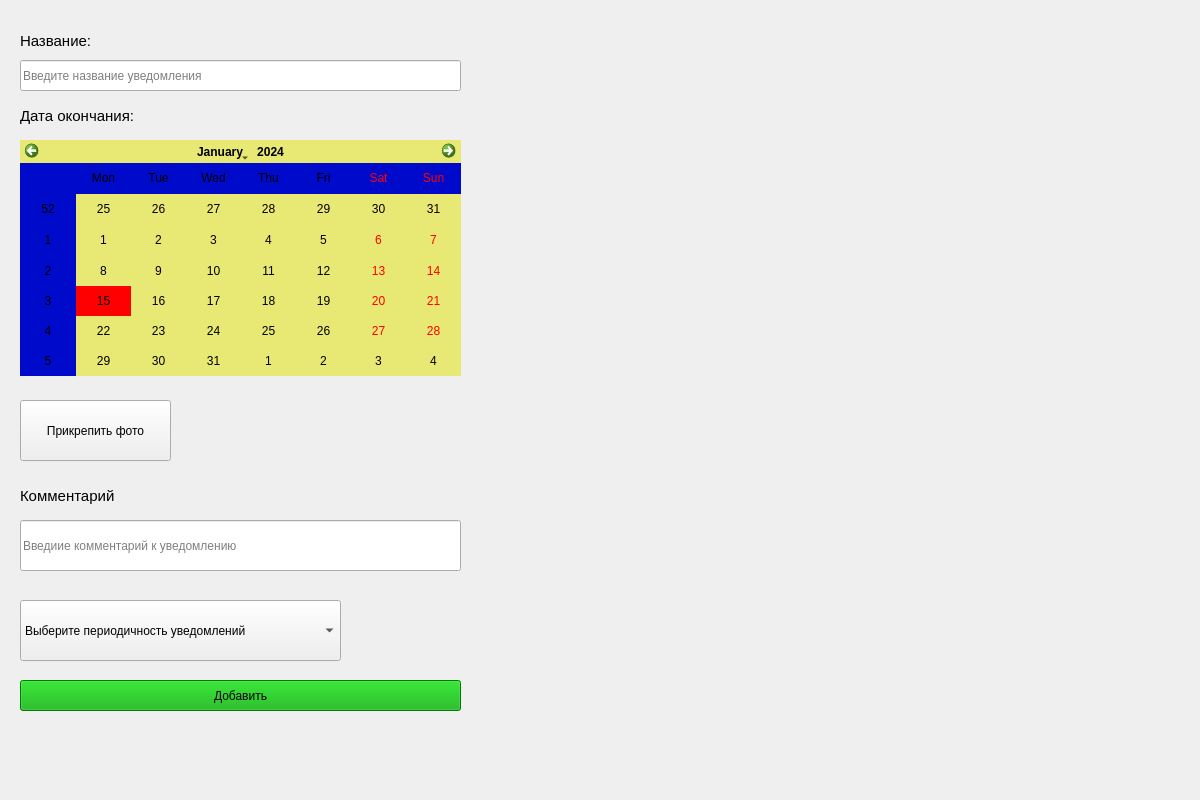
<?xml version="1.0" encoding="UTF-8"?>
<ui version="4.0">
 <class>WindowAdd</class>
 <widget class="QWidget" name="WindowAdd">
  <property name="geometry">
   <rect>
    <x>0</x>
    <y>0</y>
    <width>1200</width>
    <height>800</height>
   </rect>
  </property>
  <property name="windowTitle">
   <string>Добавление</string>
  </property>
  <widget class="QPushButton" name="PhotoAdd">
   <property name="geometry">
    <rect>
     <x>20</x>
     <y>400</y>
     <width>151</width>
     <height>61</height>
    </rect>
   </property>
   <property name="text">
    <string>Прикрепить фото</string>
   </property>
  </widget>
  <widget class="QLabel" name="labelName">
   <property name="geometry">
    <rect>
     <x>20</x>
     <y>20</y>
     <width>241</width>
     <height>41</height>
    </rect>
   </property>
   <property name="font">
    <font>
     <pointsize>11</pointsize>
    </font>
   </property>
   <property name="text">
    <string>Название:</string>
   </property>
  </widget>
  <widget class="QLineEdit" name="Name">
   <property name="geometry">
    <rect>
     <x>20</x>
     <y>60</y>
     <width>441</width>
     <height>31</height>
    </rect>
   </property>
   <property name="placeholderText">
    <string>Введите название уведомления</string>
   </property>
  </widget>
  <widget class="QCalendarWidget" name="calendar">
   <property name="geometry">
    <rect>
     <x>20</x>
     <y>140</y>
     <width>441</width>
     <height>236</height>
    </rect>
   </property>
   <property name="styleSheet">
    <string notr="true">alternate-background-color: rgb(0, 10, 202);
border-color: rgb(0, 0, 0);
selection-color: rgb(0, 0, 0);
background-color: rgb(232, 232, 116);
color: rgb(0, 0, 0);
selection-background-color: rgb(255, 0, 0);</string>
   </property>
  </widget>
  <widget class="QLabel" name="labelDate">
   <property name="geometry">
    <rect>
     <x>20</x>
     <y>100</y>
     <width>221</width>
     <height>31</height>
    </rect>
   </property>
   <property name="font">
    <font>
     <pointsize>11</pointsize>
    </font>
   </property>
   <property name="text">
    <string>Дата окончания:</string>
   </property>
  </widget>
  <widget class="QComboBox" name="Period">
   <property name="geometry">
    <rect>
     <x>20</x>
     <y>600</y>
     <width>321</width>
     <height>61</height>
    </rect>
   </property>
   <item>
    <property name="text">
     <string>Выберите периодичность уведомлений</string>
    </property>
   </item>
   <item>
    <property name="text">
     <string>Слабая</string>
    </property>
   </item>
   <item>
    <property name="text">
     <string>Средняя</string>
    </property>
   </item>
   <item>
    <property name="text">
     <string>Сильная</string>
    </property>
   </item>
   <item>
    <property name="text">
     <string/>
    </property>
   </item>
  </widget>
  <widget class="QLineEdit" name="Comment">
   <property name="geometry">
    <rect>
     <x>20</x>
     <y>520</y>
     <width>441</width>
     <height>51</height>
    </rect>
   </property>
   <property name="placeholderText">
    <string>Введиие комментарий к уведомлению</string>
   </property>
  </widget>
  <widget class="QLabel" name="labelComment">
   <property name="geometry">
    <rect>
     <x>20</x>
     <y>480</y>
     <width>171</width>
     <height>31</height>
    </rect>
   </property>
   <property name="font">
    <font>
     <pointsize>11</pointsize>
    </font>
   </property>
   <property name="text">
    <string>Комментарий</string>
   </property>
  </widget>
  <widget class="QPushButton" name="BtnAdd">
   <property name="geometry">
    <rect>
     <x>20</x>
     <y>680</y>
     <width>441</width>
     <height>31</height>
    </rect>
   </property>
   <property name="styleSheet">
    <string notr="true">background-color: rgb(0, 170, 0);</string>
   </property>
   <property name="text">
    <string>Добавить</string>
   </property>
  </widget>
 </widget>
 <resources/>
 <connections/>
</ui>
